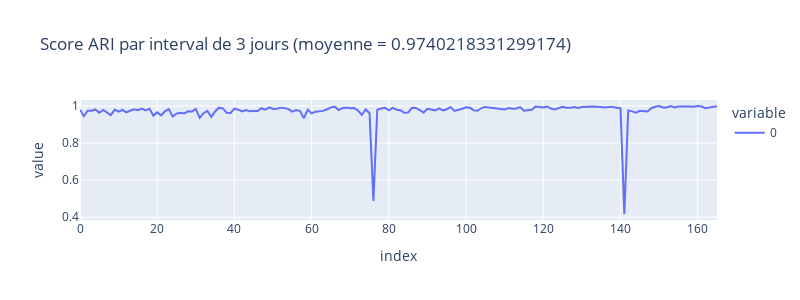
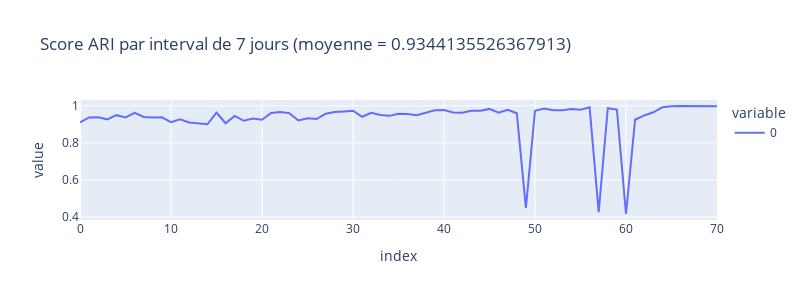
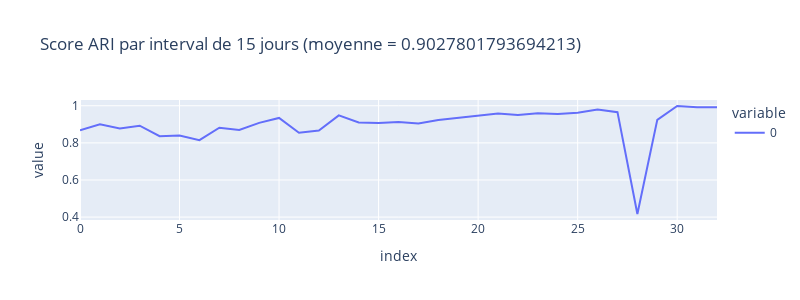
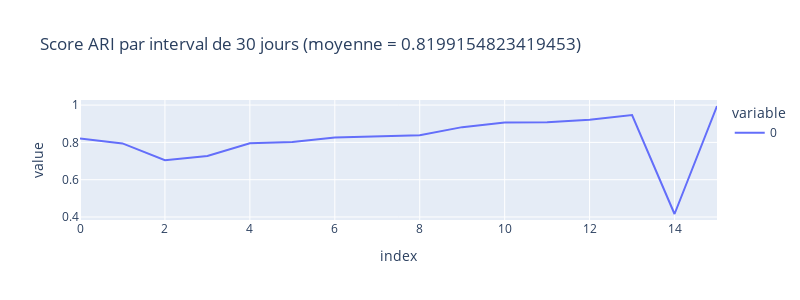

The code cell stored with these charts, in order, in its notebook:
### Markdown cell above
#### Performance par interval de temps

### Code cell
for i in frequences:
    result = calculateAriScore(rfm, i)
    fig = px.line(
        result,
        height=300,
        width=800,
        title=f"Score ARI par interval de {i} jours (moyenne = {sum(result)/len(result)})"
    )
    fig.show()

### Figure 1 — Plotly figure (JSON) as saved in the notebook; plotly's stock layout.template omitted (floating-point values rounded to 4 significant figures; data arrays with more than 128 entries replaced by an {"elided": "..."} marker saying what was removed)
{"data": [{"hovertemplate": "variable=0<br>index=%{x}<br>value=%{y}<extra></extra>", "legendgroup": "0", "line": {"color": "#636efa", "dash": "solid"}, "marker": {"symbol": "circle"}, "mode": "lines", "name": "0", "orientation": "v", "showlegend": true, "type": "scatter", "x": {"elided": "166 int values"}, "xaxis": "x", "y": {"elided": "166 float values"}, "yaxis": "y"}], "layout": {"height": 300, "legend": {"title": {"text": "variable"}, "tracegroupgap": 0}, "title": {"text": "Score ARI par interval de 3 jours (moyenne = 0.9740218331299174)"}, "width": 800, "xaxis": {"anchor": "y", "domain": [0, 1], "title": {"text": "index"}}, "yaxis": {"anchor": "x", "domain": [0, 1], "title": {"text": "value"}}}}

### Figure 2 — Plotly figure (JSON) as saved in the notebook; plotly's stock layout.template omitted (floating-point values rounded to 4 significant figures)
{"data": [{"hovertemplate": "variable=0<br>index=%{x}<br>value=%{y}<extra></extra>", "legendgroup": "0", "line": {"color": "#636efa", "dash": "solid"}, "marker": {"symbol": "circle"}, "mode": "lines", "name": "0", "orientation": "v", "showlegend": true, "type": "scatter", "x": [0, 1, 2, 3, 4, 5, 6, 7, 8, 9, 10, 11, 12, 13, 14, 15, 16, 17, 18, 19, 20, 21, 22, 23, 24, 25, 26, 27, 28, 29, 30, 31, 32, 33, 34, 35, 36, 37, 38, 39, 40, 41, 42, 43, 44, 45, 46, 47, 48, 49, 50, 51, 52, 53, 54, 55, 56, 57, 58, 59, 60, 61, 62, 63, 64, 65, 66, 67, 68, 69, 70], "xaxis": "x", "y": [0.9102, 0.9375, 0.9379, 0.9273, 0.9497, 0.9371, 0.9624, 0.9397, 0.9377, 0.9381, 0.912, 0.9271, 0.9101, 0.9051, 0.9006, 0.9633, 0.9061, 0.9459, 0.9193, 0.932, 0.9248, 0.962, 0.9665, 0.9607, 0.9209, 0.9333, 0.9288, 0.9573, 0.9672, 0.97, 0.9736, 0.9411, 0.9624, 0.951, 0.946, 0.9569, 0.9561, 0.9493, 0.9612, 0.9761, 0.9772, 0.964, 0.9633, 0.973, 0.973, 0.9835, 0.9631, 0.9785, 0.9602, 0.4491, 0.9739, 0.9861, 0.9765, 0.9768, 0.9826, 0.9792, 0.9922, 0.4268, 0.9871, 0.98, 0.4169, 0.925, 0.9482, 0.9652, 0.992, 0.998, 0.9991, 0.9981, 0.9986, 0.9953, 0.9972], "yaxis": "y"}], "layout": {"height": 300, "legend": {"title": {"text": "variable"}, "tracegroupgap": 0}, "title": {"text": "Score ARI par interval de 7 jours (moyenne = 0.9344135526367913)"}, "width": 800, "xaxis": {"anchor": "y", "domain": [0, 1], "title": {"text": "index"}}, "yaxis": {"anchor": "x", "domain": [0, 1], "title": {"text": "value"}}}}

### Figure 3 — Plotly figure (JSON) as saved in the notebook; plotly's stock layout.template omitted (floating-point values rounded to 4 significant figures)
{"data": [{"hovertemplate": "variable=0<br>index=%{x}<br>value=%{y}<extra></extra>", "legendgroup": "0", "line": {"color": "#636efa", "dash": "solid"}, "marker": {"symbol": "circle"}, "mode": "lines", "name": "0", "orientation": "v", "showlegend": true, "type": "scatter", "x": [0, 1, 2, 3, 4, 5, 6, 7, 8, 9, 10, 11, 12, 13, 14, 15, 16, 17, 18, 19, 20, 21, 22, 23, 24, 25, 26, 27, 28, 29, 30, 31, 32], "xaxis": "x", "y": [0.8678, 0.9004, 0.8774, 0.8927, 0.8358, 0.8391, 0.8144, 0.8817, 0.8698, 0.9078, 0.9344, 0.8548, 0.8669, 0.9483, 0.9105, 0.9074, 0.9131, 0.9043, 0.9238, 0.9351, 0.9501, 0.9581, 0.9509, 0.9604, 0.9556, 0.9621, 0.9798, 0.9656, 0.4167, 0.9241, 0.9988, 0.9921, 0.992], "yaxis": "y"}], "layout": {"height": 300, "legend": {"title": {"text": "variable"}, "tracegroupgap": 0}, "title": {"text": "Score ARI par interval de 15 jours (moyenne = 0.9027801793694213)"}, "width": 800, "xaxis": {"anchor": "y", "domain": [0, 1], "title": {"text": "index"}}, "yaxis": {"anchor": "x", "domain": [0, 1], "title": {"text": "value"}}}}

### Figure 4 — Plotly figure (JSON) as saved in the notebook; plotly's stock layout.template omitted (floating-point values rounded to 4 significant figures)
{"data": [{"hovertemplate": "variable=0<br>index=%{x}<br>value=%{y}<extra></extra>", "legendgroup": "0", "line": {"color": "#636efa", "dash": "solid"}, "marker": {"symbol": "circle"}, "mode": "lines", "name": "0", "orientation": "v", "showlegend": true, "type": "scatter", "x": [0, 1, 2, 3, 4, 5, 6, 7, 8, 9, 10, 11, 12, 13, 14, 15], "xaxis": "x", "y": [0.8203, 0.7945, 0.7048, 0.727, 0.7955, 0.8026, 0.8263, 0.8342, 0.8385, 0.8818, 0.9069, 0.9075, 0.921, 0.9465, 0.416, 0.9951], "yaxis": "y"}], "layout": {"height": 300, "legend": {"title": {"text": "variable"}, "tracegroupgap": 0}, "title": {"text": "Score ARI par interval de 30 jours (moyenne = 0.8199154823419453)"}, "width": 800, "xaxis": {"anchor": "y", "domain": [0, 1], "title": {"text": "index"}}, "yaxis": {"anchor": "x", "domain": [0, 1], "title": {"text": "value"}}}}
